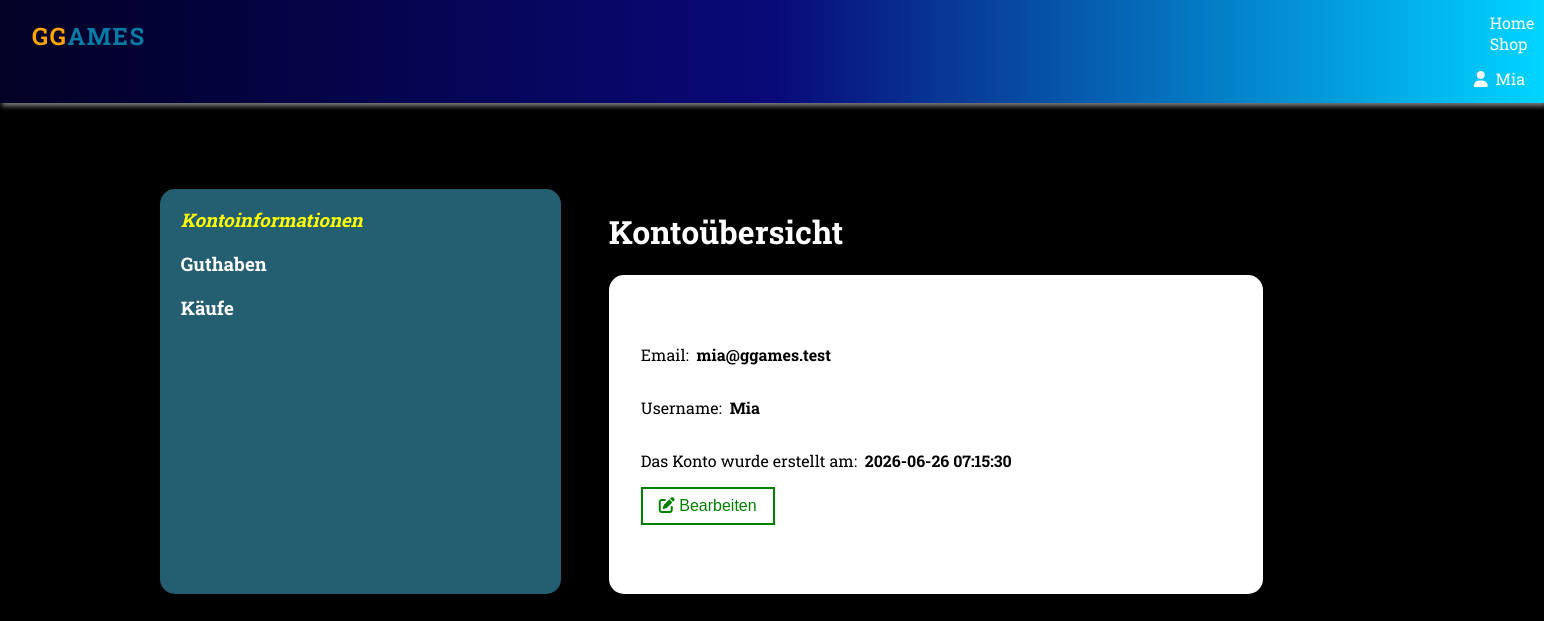
Screenshot of /konto (signed in) with the database file from the repository.
### tables this page shows
CREATE TABLE IF NOT EXISTS users (
    id INT NOT NULL PRIMARY KEY AUTO_INCREMENT,
    email VARCHAR(100) NOT NULL UNIQUE,
    password VARCHAR(255) NOT NULL,
    username VARCHAR(255) NOT NULL DEFAULT '',
    istAdmin TINYINT(1) NOT NULL DEFAULT 0,
    created_at DATETIME DEFAULT CURRENT_TIMESTAMP
);

### app/Controllers/GGamesController.php (called while the page is built, shortened)
<?php
class GGamesController
{
    public function konto(){
        $games = new Games();
        $konto = $games -> getAllDataFromUser();
        $konto = $konto -> fetchAll();
		require 'app/Views/konto.view.php';
    }
}

### core/Router.php (called while the page is built, shortened)
<?php
class Router
{
    protected array $routes = [];
    public function run(string $url)
    {
        $url = $this->cleanUrl($url);
        [$controller, $method] = explode('@', $this->routes[$url]);
        $handler = new $controller;
        return $handler->$method();
    }
    protected function cleanUrl(string $url) : string
    {
        return strtolower(trim($url, '/'));
    }
}

### index.php (called while the page is built, shortened)
<?php
$routes = [
	'' => 'GGamesController@index',
	'home' => 'GGamesController@index',
	'store' => 'GGamesController@store',
	'addGame' => 'GGamesController@addGame',
	'deleteGame' => 'GGamesController@deleteGame',
	'editGame' => 'GGamesController@editGame',
	'login' => 'GGamesController@login',
	'config' => 'GGamesController@config',
	'register' => 'GGamesController@register',
	'logout' => 'GGamesController@logout',
	'buyGame' => 'GGamesController@buyGame',
	'returnGame' => 'GGamesController@returnGame',
	'konto' => 'GGamesController@konto',
	'editKonto' => 'GGamesController@editKonto',
];
$router = new Router($routes);
$router->run($_GET['url'] ?? '');

### core/helpers.php (called while the page is built, shortened)
<?php
function env(string $key, $default = null)
{
    $value = getenv($key);
    if ($value === false) {
        $value = $_ENV[$key] ?? $_SERVER[$key] ?? false;
    }
    return $value === false ? $default : $value;
}

### core/database.php (called while the page is built)
<?php
function connectDatabase() {
    $host = env('DB_HOST', '127.0.0.1');
    $name = env('DB_NAME', 'ggames');
    $user = env('DB_USER', 'root');
    $pass = env('DB_PASS', '');
    try {
        return new PDO('mysql:host=' . $host . ';dbname=' . $name, $user, $pass);
    } catch (PDOException $e) {
        die('Keine Verbindung zur Datenbank möglich: ' . $e->getMessage());
    }
}

### app/Models/Games.php (called while the page is built, shortened)
<?php
class Games
{
	public $db;
	public function __construct()
	{
		$this->db = connectDatabase();
	}
	public function getAllDataFromUser(){
		$statement = $this->db->prepare("SELECT * FROM users WHERE email = :email");
        $statement->bindParam(':email', $_SESSION['email']);
        $statement->execute();
		return $statement;
	}
}

### app/Views/konto.view.php (the view, shortened to what this page needs)
<!DOCTYPE html>
<html lang="en">
<head>
    <link rel="stylesheet" href="public/style/general.css">
    <link rel="stylesheet" href="public/style/konto.css">
    <link rel="stylesheet" href="public/style/navigation.css">
</head>
<body>
    <nav>
        <div class="title">
            <a href="home">
                <h1>G</h1>
                <h1>G</h1>
                <h1>A</h1>
                <h1>M</h1>
                <h1>E</h1>
                <h1>S</h1>
            </a>
        </div>
        <div class="anchors">
            <a class="anchors_a" href="home">Home</a>
            <a class="anchors_a" href="store">Shop</a>
            <?php
                include("nav.view.php");
            ?>
        </div>
    </nav>
    <h1>Konto</h1>
    <div class="section">
        <div class="leftPage">
            <h3 id="heading1" onclick="openKonto()">Kontoinformationen</h3>
            <h3 id="heading2" onclick="openGuthaben()">Guthaben</h3>
            <h3 id="heading3" onclick="openKaeufe()">Käufe</h3>
        </div>
        <div class="rightPage">
            <div id="konto">
                <h1>Kontoübersicht</h1>
                <div class="rightPageContent">
                    <br>
                    <?php
                    echo "<div class='uebersicht'>";
                        foreach($konto as $konten){
                            echo "<div class='formatter'>
                                <p>Email: </p>
                                <p style='font-weight: bold;'>&nbsp&nbsp" . $konten['email'] . "</p>
                            </div>
                            <div class='formatter'>
                                <p>Username: </p>";
                                if(empty($konten['username'])){
                                    echo "<p>&nbsp&nbsp Leer</p>";
                                }else{
                                    echo "<p style='font-weight: bold;'>&nbsp&nbsp" . $konten['username'] . "</p>";
                                }
                            echo "</div>
                            <div class='formatter'>
                                <p>Das Konto wurde erstellt am: </p>
                                <p style='font-weight: bold;'>&nbsp&nbsp" . $konten['created_at'] . "</p>
                            </div>
                            <button title='Konto bearbeiten' class='edit' onclick='editKonto(" . $konten['id'] . ")'><i class='fas fa-edit'></i> Bearbeiten</button>";
                        }
                    echo "</div>";
                    ?>
                    <br>
                </div>
            </div>
        </div>
    </div>
</body>
</html>

### public/style/general.css (style rules this page uses)
body { margin: 0; padding: 0; background-color: black; font-family: "Roboto Slab", serif; }

### public/style/konto.css (style rules this page uses)
.section { display: flex; }
.section .leftPage { background-color: rgb(36, 94, 113); border-radius: 15px; display: block; color: white; width: 30%; margin-right: 3rem; margin-left: 10rem; }
.section .leftPage h3 { cursor: pointer; margin-left: 1.3rem; }
.section .leftPage h3:nth-child(1) { font-style: italic; color: yellow; }
.section .rightPage { color: white; width: 70%; }
.section .rightPage #konto .rightPageContent { border-radius: 15px; width: 70%; background-color: white; color: black; }
.section .rightPage #konto .rightPageContent .uebersicht { margin: 2rem; margin-top: 2rem; }
.section .rightPage #konto .rightPageContent .uebersicht .formatter { display: flex; margin: 0; }
.section .rightPage #konto .rightPageContent .uebersicht .edit { background-color: white; border: 2px solid green; color: green; padding: 8px 16px; text-align: center; margin-bottom: 1rem; text-decoration: none; display: inline-block; font-size: 16px; margin-right: 2rem; transition-duration: 0.4s; cursor: pointer; }

### public/style/navigation.css (style rules this page uses)
nav { width: 100%; display: flex; position: -webkit-sticky; position: sticky; top: 0; color: white; background: rgb(2, 0, 36); background: linear-gradient(90deg, rgb(2, 0, 36) 0%, rgb(9, 9, 121) 50%, rgb(0, 212, 255) 100%); box-shadow: 2px 3px 5px grey; z-index: 2; }
nav .title { margin-left: 2rem; }
nav .title a { text-decoration: none; display: flex; }
nav .title h1:nth-child(1) { color: orange; margin-right: 0.1rem; }
nav .title h1:nth-child(2) { color: orange; margin-right: 0.1rem; }
nav .title h1:nth-child(3) { color: #087ca7; margin-right: 0.1rem; }
nav .title h1:nth-child(4) { color: #087ca7; margin-right: 0.1rem; }
nav .title h1:nth-child(5) { color: #087ca7; margin-right: 0.1rem; }
nav .title h1:nth-child(6) { color: #087ca7; margin-right: 0.1rem; }
nav .anchors { margin-top: 0.74rem; margin-left: 80rem; }
nav .anchors .anchors_a { text-decoration: none; color: white; margin-left: 4rem; }

### rows the page displays
users: email "mia@ggames.test", username "Mia", created_at "2026-06-26 07:15:30"

### other values shown
$_SESSION['username'] "Mia"
